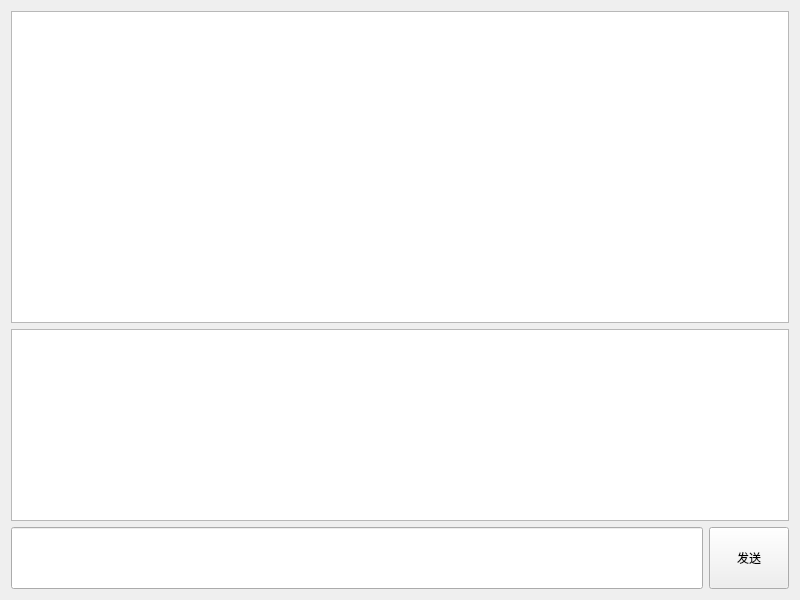
<?xml version="1.0" encoding="UTF-8"?>
<ui version="4.0">
 <class>Widget</class>
 <widget class="QWidget" name="Widget">
  <property name="geometry">
   <rect>
    <x>0</x>
    <y>0</y>
    <width>800</width>
    <height>600</height>
   </rect>
  </property>
  <property name="windowTitle">
   <string>Widget</string>
  </property>
  <layout class="QHBoxLayout" name="horizontalLayout_2">
   <item>
    <layout class="QVBoxLayout" name="verticalLayout" stretch="5,0,1">
     <item>
      <widget class="QPlainTextEdit" name="plainTextEdit"/>
     </item>
     <item>
      <widget class="QTextEdit" name="textEdit"/>
     </item>
     <item>
      <layout class="QHBoxLayout" name="horizontalLayout">
       <item>
        <widget class="QLineEdit" name="lineEdit">
         <property name="sizePolicy">
          <sizepolicy hsizetype="Expanding" vsizetype="Expanding">
           <horstretch>0</horstretch>
           <verstretch>0</verstretch>
          </sizepolicy>
         </property>
        </widget>
       </item>
       <item>
        <widget class="QPushButton" name="pushButton">
         <property name="sizePolicy">
          <sizepolicy hsizetype="Minimum" vsizetype="Expanding">
           <horstretch>0</horstretch>
           <verstretch>0</verstretch>
          </sizepolicy>
         </property>
         <property name="text">
          <string>发送</string>
         </property>
        </widget>
       </item>
      </layout>
     </item>
    </layout>
   </item>
  </layout>
 </widget>
 <resources/>
 <connections/>
</ui>
